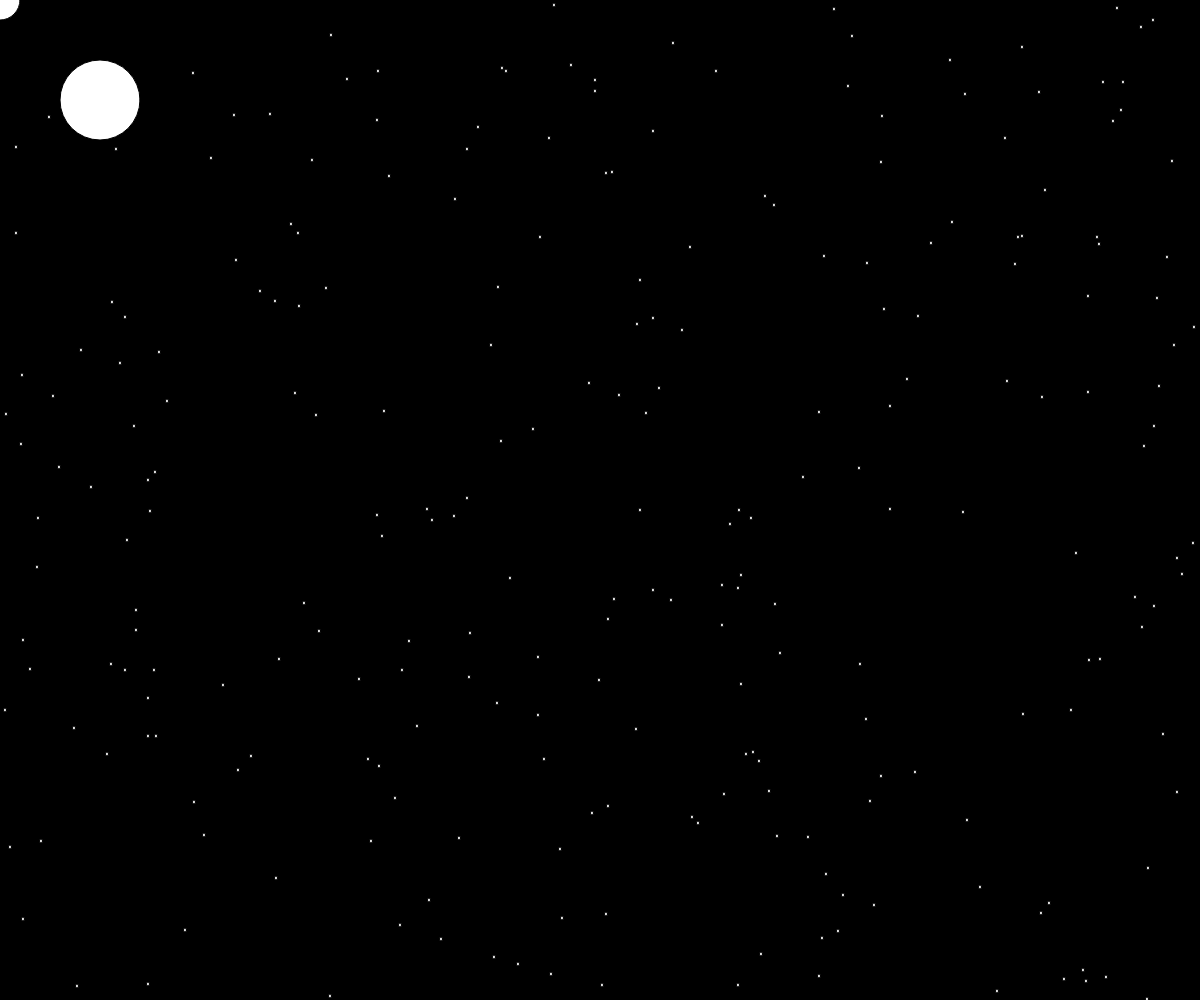
Frame 1 (no input)
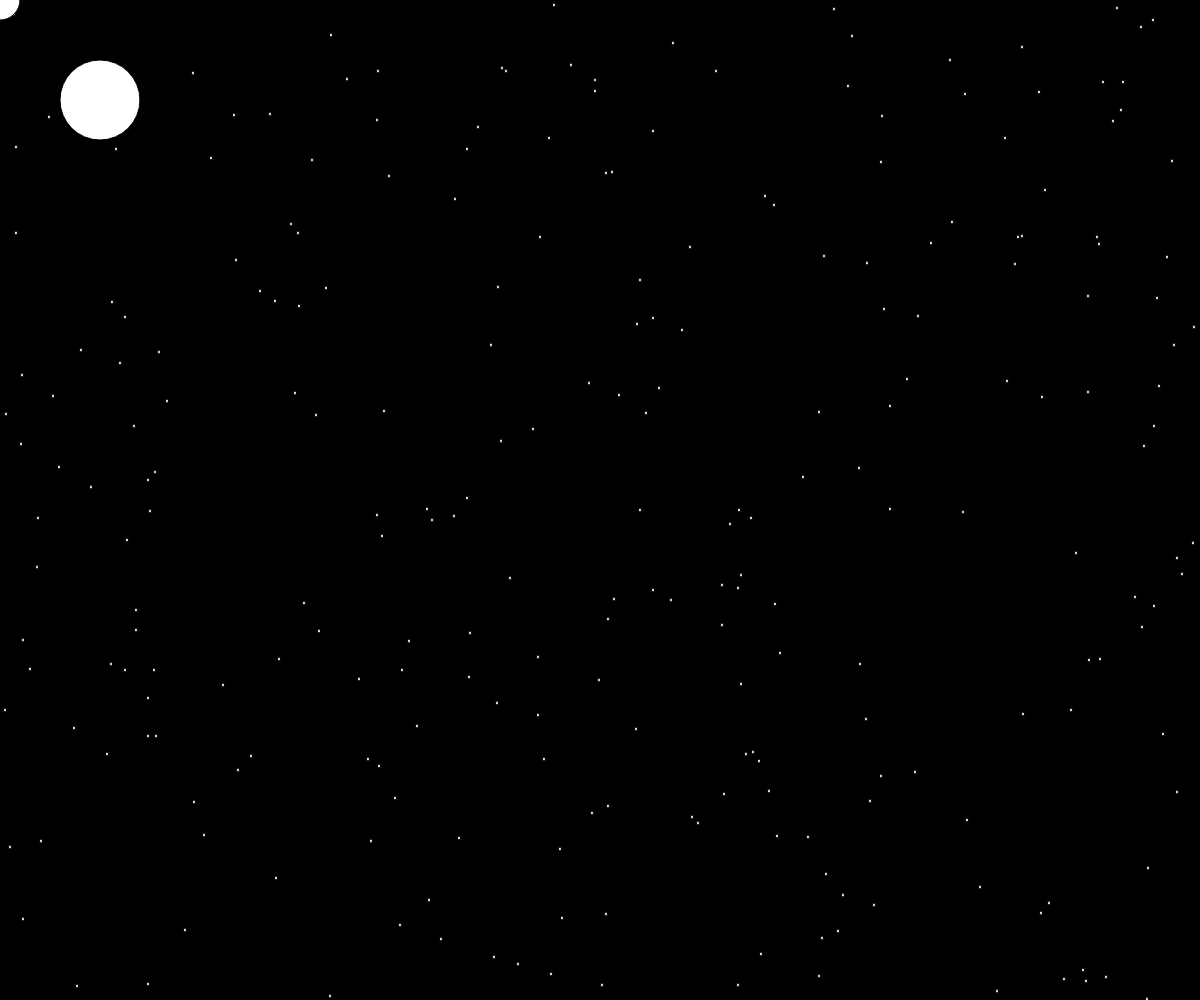
Frame 60 (no input)
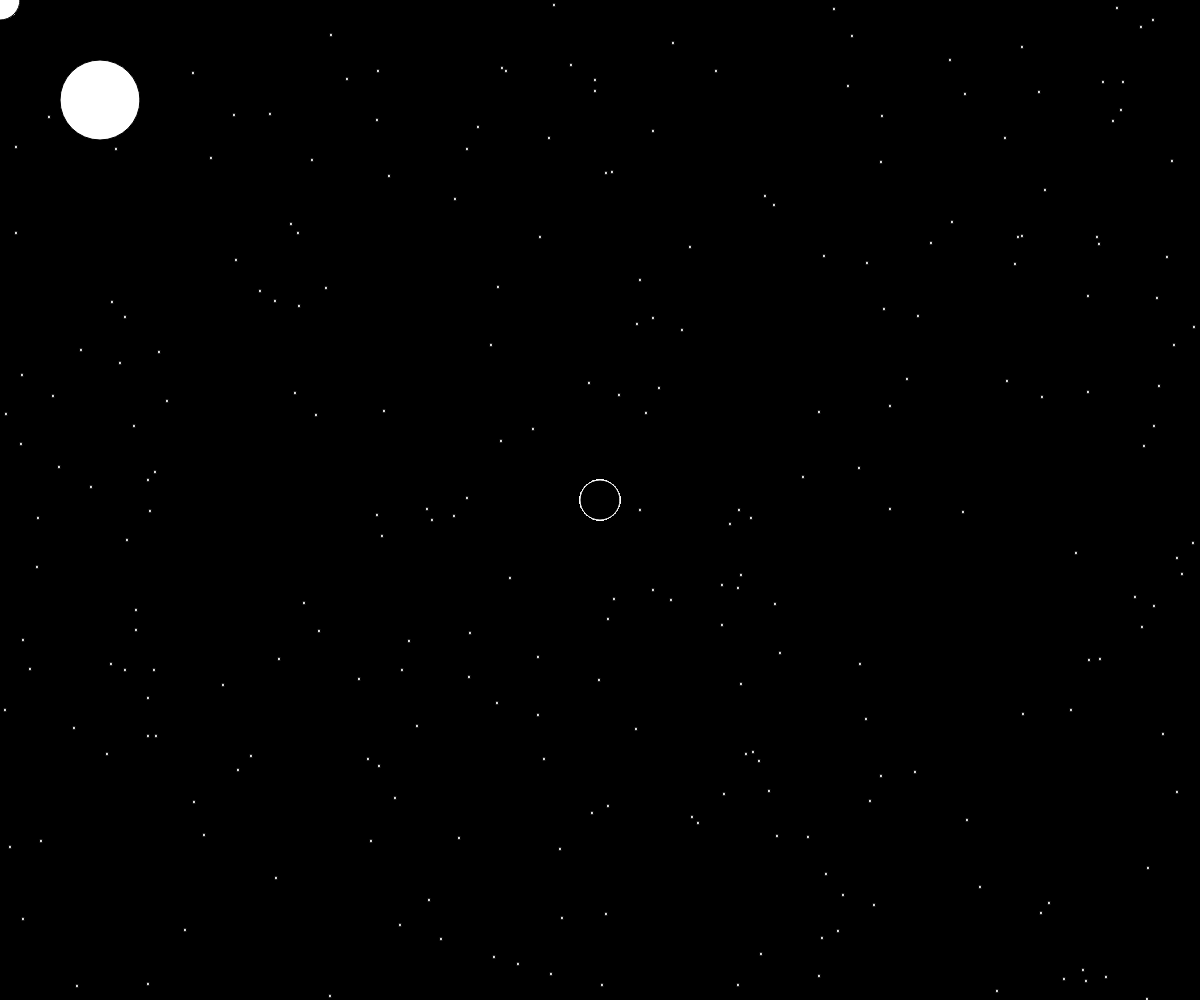
Frame 120 (the mouse pressed at the canvas centre since frame 60)

The p5.js sketch that drew these frames (run headless with seeded random() and noise() and a simulated clock; from frame 60 on, the mouse is pressed at the canvas centre):

// p5.js sketch
// ── sketch.js
function setup() {
    // put setup code here
    createCanvas(window.innerWidth, window.innerHeight);
    background(0);
    let i = 0;
    while (i < 250) {
        ellipse(Math.floor(Math.random() * window.innerWidth), Math.floor(Math.random() * window.innerHeight), 3, 4);
        i++;
    }
    ellipse(100, 100, 80, 80);
}

function draw() {
    // put drawing code here
    if (mouseIsPressed) {
        fill(0);
        stroke(255);
    } else {
        fill(255);
        stroke(0);
    }
    ellipse(mouseX, mouseY, 40, 40);
}
